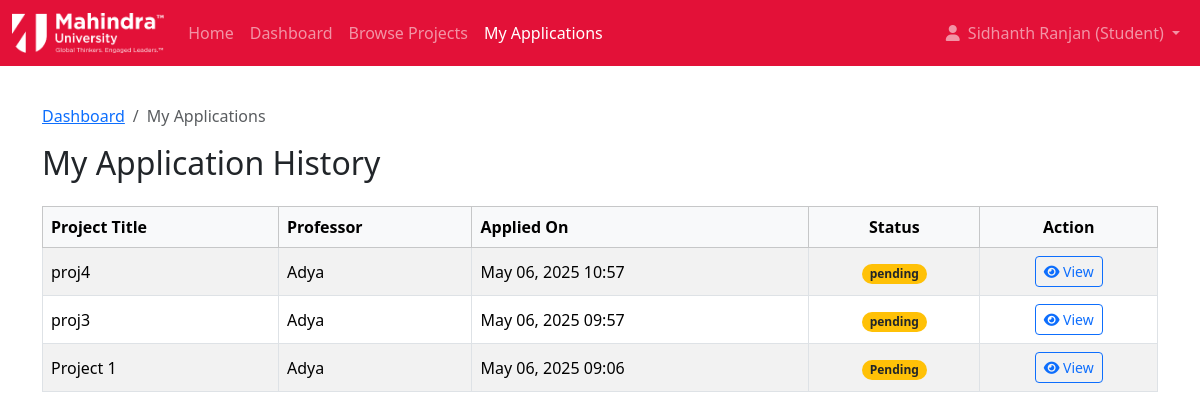
Page /student/applications/ (signed in) on the earlier database version.
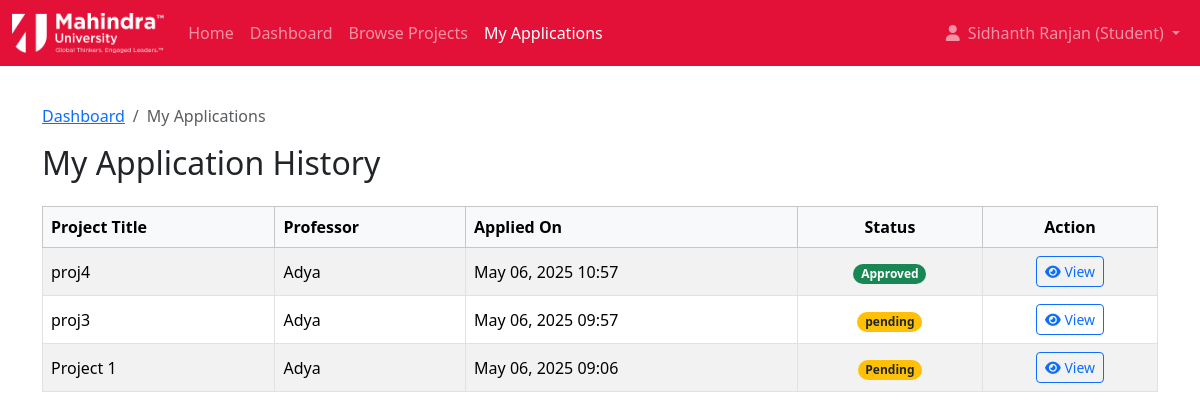
Same page on the later database version.
### portal/models.py (models this page shows, shortened)
class Application(models.Model):
    resume = models.FileField(upload_to='resumes/', null=True, blank=True)
    studentid = models.ForeignKey(User, on_delete=models.CASCADE, limit_choices_to={'usertype': 'student'}, db_column='studentid')
    projectid = models.ForeignKey(Project, on_delete=models.CASCADE, db_column='projectid', related_name='applications')
    statementofinterest = models.TextField()
    status = models.CharField(max_length=20, choices=[('pending', 'Pending'), ('accepted', 'Accepted'), ('rejected', 'Rejected')], default='pending')
    applicationdate = models.DateTimeField(auto_now_add=True)
    class Meta:
        constraints = [
            UniqueConstraint(fields=['studentid', 'projectid'], name='unique_student_project_application')
        ]

class Project(models.Model):
    title = models.CharField(max_length=200)
    description = models.TextField()
    professorid = models.ForeignKey(User, on_delete=models.CASCADE, related_name='projects_led', limit_choices_to={'usertype': 'professor'}, db_column='professorid')
    professorname = models.CharField(max_length=150)
    status_choices = [
        ('Open', 'Open'),
        ('Closed', 'Closed'),
        ('InProgress', 'In Progress'),
    ]
    status = models.CharField(max_length=10, choices=status_choices, default='Open')
    category_choices = [
        ('Research', 'Research'),
        ('Development', 'Software Development'),
        ('Design', 'Design'),
        ('DataAnalysis', 'Data Analysis'),
        ('Other', 'Other'),
    ]
    category = models.CharField(max_length=20, choices=category_choices, default='Other')
    branch_choices = [
        ('CS', 'Computer Science'),
        ('ECE', 'Electronics & Comm.'),
        ('ME', 'Mechanical Eng.'),
        ('CE', 'Civil Eng.'),
        ('EE', 'Electrical Eng.'),
        ('CH', 'Chemical Eng.'),
        ('AE', 'Aerospace Eng.'),
        ('BT', 'Biotechnology'),
        ('Multi', 'Multidisciplinary'),
    ]
    branch = models.CharField(max_length=5, choices=branch_choices, default='Multi')
    created_at = models.DateTimeField(auto_now_add=True)
    updated_at = models.DateTimeField(auto_now=True)

### portal/views.py (the view)
# urls.py: path('student/applications/', views.student_application_history_view, name='application_history'),
@student_required
def student_application_history_view(request):
    applications = Application.objects.filter(studentid=request.user)\
                                    .select_related('projectid')\
                                    .order_by('-applicationdate')
    context = {
        'applications': applications
    }
    return render(request, 'portal/application_history.html', context)

### templates/portal/application_history.html (shortened to what this page needs)
{% extends 'base.html' %}
{% block content %}
<nav aria-label="breadcrumb">
    <ol class="breadcrumb">
        <li class="breadcrumb-item"><a href="{% url 'student_dashboard' %}">Dashboard</a></li>
        <li class="breadcrumb-item active" aria-current="page">My Applications</li>
    </ol>
</nav>
<h2 class="mb-4">My Application History</h2>
{% if applications %}
<div class="table-responsive">
    <table class="table table-striped table-hover table-bordered">
        <thead class="table-light">
            <tr>
                <th>Project Title</th>
                <th>Professor</th>
                <th>Applied On</th>
                <th class="text-center">Status</th>
                <th class="text-center">Action</th>
            </tr>
        </thead>
        <tbody>
            {% for app in applications %}
            <tr>
                <td>{{ app.projectid.title }}</td>
                <td>{{ app.projectid.professorname }}</td>
                <td>{{ app.applicationdate|date:"M d, Y H:i" }}</td>
                <td class="text-center">
                    <span class="badge rounded-pill
                        {% if app.status == 'Approved' %}bg-success
                        {% elif app.status == 'Denied' %}bg-danger
                        {% else %}bg-warning text-dark{% endif %}">
                        {{ app.status }}
                    </span>
                </td>
                <td class="text-center">
                        <a href="{% url 'project_detail' app.projectid.id %}" class="btn btn-sm btn-outline-primary" title="View Project Details"><i class="fas fa-eye"></i> View</a>
                </td>
            </tr>
            {% endfor %}
        </tbody>
    </table>
</div>
{% else %}
    <div class="alert alert-info text-center">
         <i class="fas fa-folder-open me-2"></i>You have not applied for any projects yet.
         <a href="{% url 'project_list' %}" class="alert-link">Browse projects</a> to get started.
    </div>
{% endif %}
{% endblock %}

Differences in the rows shown:
changed Application "proj4": status "pending" → "Approved"
